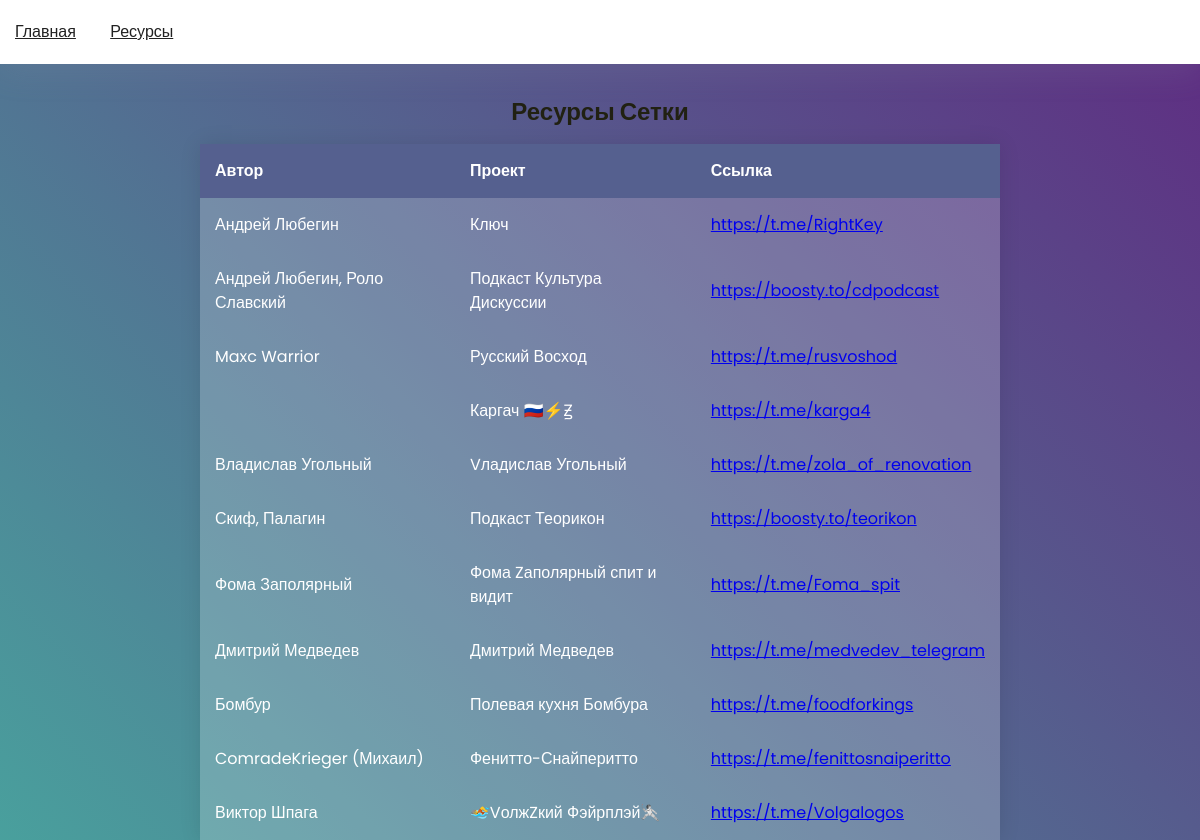
Page /resources/ on the committed database.
### polls/models.py (models this page shows)
class Resource(models.Model):
	author = models.CharField(max_length=100)
	name = models.CharField(max_length=100)
	link = models.URLField()

### polls/views.py (the view)
# urls.py: path('resources/', views.resources, name='resources'),
def resources(request):
	context_data = {'header': ['Автор', 'Проект', 'Ссылка'], 'rows': []}
	resourcesObjs = Resource.objects.all()
	for obj in resourcesObjs:
		context_data['rows'].append(obj)
	return TemplateResponse(request, 'resources.html', context=context_data)

### polls/templates/resources.html (shortened to what this page needs)
{% extends "base.html" %}
{% load static %}
{% block styles %}<link rel="stylesheet" href="{% static "css/resources_page.css" %}">{% endblock styles %}
{% block content %}
    <h2 align="center">Ресурсы Сетки</h2>
    <table class="table" align="center">
        <thead>
            <tr>
                {% for k in header %}
                <th>{{k}}</th>
                {% endfor %}
            </tr>
        </thead>
        <tbody>
            {% for r in rows %}
                <tr>
                    <td>{{r.author}}</td>
                    <td>{{r.name}}</td>
                    <td><a href="{{ r.link }}">{{r.link}}</a></td>
                </tr>
            {% endfor %}
        </tbody>
    </table>
{% endblock content %}

### polls/static/css/styles.css (style rules this page uses)
html { height: 100%; }
body { font-family: 'Poppins', sans-serif; font-size: 16px; line-height: 24px; font-weight: 400; color: #212112; background-size: 7%; overflow-x: hidden; transition: all 200ms linear; background: #fff linear-gradient(45deg, #49a09d, #5f2c82) repeat center; }

### polls/static/css/resources_page.css (style rules this page uses)
table { width: 800px; border-collapse: collapse; overflow: hidden; box-shadow: 0 0 20px rgba(0,0,0,0.1); }
th, td { padding: 15px; background-color: rgba(255,255,255,0.2); color: #fff; }
th { text-align: left; }

### rows in the picture
Resource: author "Андрей Любегин", name "Ключ", link "https://t.me/RightKey"
Resource: author "Андрей Любегин, Роло Славский", name "Подкаст Культура Дискуссии", link "https://boosty.to/cdpodcast"
Resource: author "Maxc Warrior", name "Русский Восход", link "https://t.me/rusvoshod"
Resource: name "Каргач 🇷🇺⚡️Ꙃ", link "https://t.me/karga4"
Resource: author "Владислав Угольный", name "Vладислав Угольный", link "https://t.me/zola_of_renovation"
Resource: author "Скиф, Палагин", name "Подкаст Теорикон", link "https://boosty.to/teorikon"
Resource: author "Фома Заполярный", name "Фома Zаполярный спит и видит", link "https://t.me/Foma_spit"
Resource: author "Дмитрий Медведев", name "Дмитрий Медведев", link "https://t.me/medvedev_telegram"
Resource: author "Бомбур", name "Полевая кухня Бомбура", link "https://t.me/foodforkings"
Resource: author "ComradeKrieger (Михаил)", name "Фенитто-Снайперитто", link "https://t.me/fenittosnaiperitto"
Resource: author "Виктор Шпага", name "🏊VолжZкий Фэйрплэй🤺", link "https://t.me/Volgalogos"

### other values in the picture
{{ k }} "Автор" "Проект" "Ссылка"
